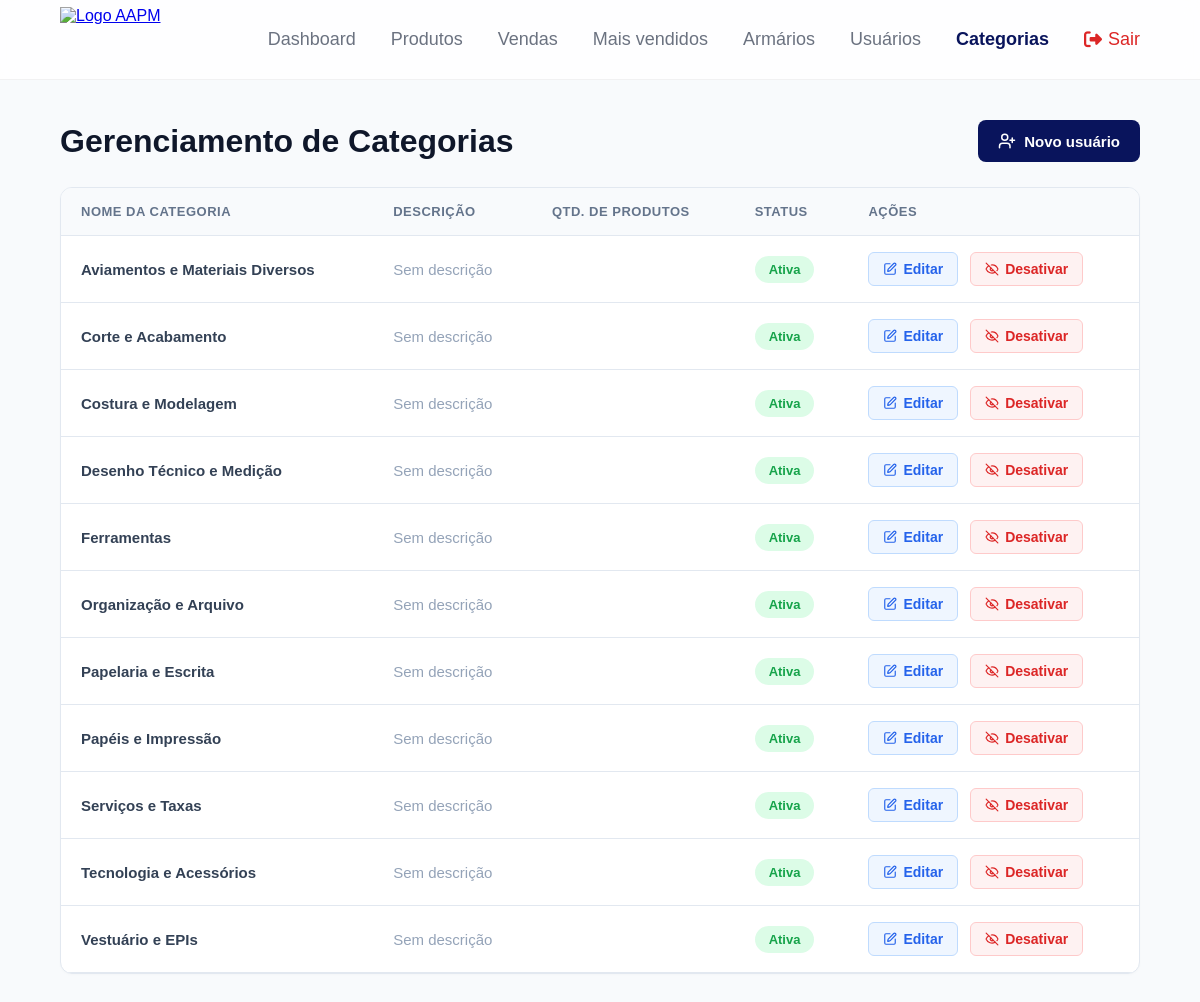
Page /categorias/ (signed in) on the committed database.
### app/models/categoria.py (models this page shows)
class Categoria(Base):
    __tablename__ = "categorias"
    id = Column(Integer, primary_key=True, index=True)
    nome = Column(String(100), unique=True, index=True, nullable=False)
    ativo = Column(Boolean, default=True)
    produtos = relationship("Produto", back_populates="categoria", lazy="select")

### app/controllers/categorias_controller.py (the view)
@router.get("/")
def listar_categorias(
    request: Request,
    db: Session = Depends(get_db),
    admin = Depends(get_admin)
):
    categorias_db = db.query(Categoria).order_by(Categoria.nome).all()
    return templates.TemplateResponse(
        request,
        "categoria/index.html",
        {
            "request": request,
            "categorias": categorias_db,
            "usuario": admin
    }
)

### app/templates/categoria/index.html (shortened to what this page needs)
<!DOCTYPE html>
<html lang="pt-BR">
<head>
    <link rel="stylesheet" href="/static/css/categoria.css">
    <link rel="stylesheet" href="https://cdnjs.cloudflare.com/ajax/libs/font-awesome/6.5.2/css/all.min.css">
</head>
<body>
    <header>
        <nav class="navbar">
            <div class="logo">
                <a href="#">
                    <img src="/static/img/logo.png" alt="Logo AAPM">
                </a>
            </div>
            <ul class="menu">
                <li><a href="/">Dashboard</a></li>
                <li><a href="/produtos">Produtos</a></li>
                <li><a href="/pdv/historico">Vendas</a></li>
                <li><a href="/mais_vendidos">Mais vendidos</a></li>
                <li><a href="/armarios">Armários</a></li>
                {% if usuario.role == 'admin' %}
                <li><a href="/usuarios" class="nav-link">Usuários</a></li>
                <li><a href="/categorias" class="active">Categorias</a></li>
                {% endif %}
                <li><a href="/auth/logout" class="btn-sair"><i class="fa-solid fa-right-from-bracket"></i> Sair</a></li>
            </ul>
        </nav>
    </header>
    <main class="main-content">
        <div class="page-header">
            <h1>Gerenciamento de Categorias</h1>
            <a href="/usuarios/novo" class="btn-create">
                <i data-lucide="user-plus" style="width: 18px; height: 18px;"></i>
                Novo usuário
            </a>
        </div>
        <div class="table-container">
            <table>
                <thead>
                    <tr>
                        <th>Nome da Categoria</th>
                        <th>Descrição</th>
                        <th>Qtd. de Produtos</th>
                        <th>Status</th>
                        <th>Ações</th>
                    </tr>
                </thead>
                <tbody>
                    {% for c in categorias %}
                    <tr>
                        <td style="font-weight: 600;">{{ c.nome }}</td>
                        <td style="color: #94a3b8;">{{ c.descricao or 'Sem descrição' }}</td>
                        <td>
                            <span class="badge badge-count">{{ c.total_produtos }}</span>
                        </td>
                        <td>
                            {% if c.ativo %}
                            <span class="badge badge-active">Ativa</span>
                            {% else %}
                            <span class="badge badge-inactive">Inativa</span>
                            {% endif %}
                        </td>
                        <td>
                            <div class="actions-cell">
                                <a href="/categorias/{{ c.id }}/editar" class="btn-edit">
                                    <i data-lucide="edit" style="width: 14px; height: 14px;"></i>
                                    Editar
                                </a>
                                <form action="/categorias/{{ c.id }}/toggle-ativa" method="post" style="display:inline">
                                    {% if c.ativo %}
                                    <button type="submit" class="btn-toggle deactivate">
                                        <i data-lucide="eye-off" style="width: 14px; height: 14px;"></i>
                                        Desativar
                                    </button>
                                    {% else %}
                                    <button type="submit" class="btn-toggle activate">
                                        <i data-lucide="eye" style="width: 14px; height: 14px;"></i>
                                        Ativar
                                    </button>
                                    {% endif %}
                                </form>
                            </div>
                        </td>
                    </tr>
                    {% endfor %}
                </tbody>
            </table>
        </div>
    </main>
</body>
</html>

### app/static/css/categoria.css (style rules this page uses)
* { margin: 0; padding: 0; box-sizing: border-box; }
body { font-family: Arial, sans-serif; min-height: 100vh; display: flex; flex-direction: column; background-color: #f8fafc; color: #334155; }
.navbar { width: 100%; height: 80px; background-color: rgba(255, 255, 255, 0.8); backdrop-filter: blur(10px); -webkit-backdrop-filter: blur(10px); display: flex; justify-content: space-between; align-items: center; padding: 0 60px; position: relative; z-index: 10; border-bottom: 1px solid rgba(0, 0, 0, 0.05); }
.logo img { height: 65px; width: auto; display: block; }
.menu { display: flex; gap: 35px; list-style: none; align-items: center; }
.menu a { text-decoration: none; color: #6b7280; font-size: 18px; font-weight: 500; transition: color 0.2s, font-weight 0.2s; }
.menu a:hover, .menu a.active { color: #09145c; font-weight: bold; }
.menu .nav-link { font-size: 18px; }
.menu a.btn-sair { color: #dc2626; display: flex; align-items: center; gap: 6px; font-weight: 500; }
.main-content { flex: 1; padding: 40px 60px; max-width: 1600px; width: 100%; margin: 0 auto; }
.page-header { display: flex; justify-content: space-between; align-items: center; margin-bottom: 25px; }
.page-header h1 { font-size: 32px; color: #0f172a; font-weight: 700; }
.btn-create { display: inline-flex; align-items: center; gap: 8px; background-color: #09145c; color: #ffffff; text-decoration: none; padding: 12px 20px; border-radius: 8px; font-weight: bold; font-size: 15px; transition: background-color 0.2s, transform 0.1s; }
.table-container { background: #ffffff; border-radius: 12px; overflow: hidden; border: 1px solid #e2e8f0; box-shadow: 0 1px 3px rgba(0, 0, 0, 0.02); }
table { width: 100%; border-collapse: collapse; text-align: left; font-size: 15px; }
th { background-color: #f8fafc; color: #64748b; font-weight: bold; padding: 16px 20px; font-size: 13px; letter-spacing: 0.5px; border-bottom: 1px solid #e2e8f0; text-transform: uppercase; }
td { padding: 16px 20px; border-bottom: 1px solid #e2e8f0; color: #334155; vertical-align: middle; }
.badge { display: inline-block; padding: 6px 14px; border-radius: 20px; font-size: 13px; font-weight: 600; text-align: center; }
.badge-active { background-color: #dcfce7; color: #16a34a; }
.actions-cell { display: flex; gap: 12px; align-items: center; }
.btn-edit, .btn-toggle { display: inline-flex; align-items: center; gap: 6px; font-size: 14px; font-weight: 600; text-decoration: none; padding: 8px 14px; border-radius: 6px; cursor: pointer; border: 1px solid transparent; transition: all 0.2s; }
.btn-edit { color: #2563eb; background-color: #eff6ff; border-color: #bfdbfe; }
.btn-toggle.deactivate { color: #dc2626; background-color: #fef2f2; border-color: #fecaca; }

### rows in the picture
Categoria: nome "Aviamentos e Materiais Diversos", descricao "Sem descrição", ativo "Ativa"
Categoria: nome "Corte e Acabamento", descricao "Sem descrição", ativo "Ativa"
Categoria: nome "Costura e Modelagem", descricao "Sem descrição", ativo "Ativa"
Categoria: nome "Desenho Técnico e Medição", descricao "Sem descrição", ativo "Ativa"
Categoria: nome "Ferramentas", descricao "Sem descrição", ativo "Ativa"
Categoria: nome "Organização e Arquivo", descricao "Sem descrição", ativo "Ativa"
Categoria: nome "Papelaria e Escrita", descricao "Sem descrição", ativo "Ativa"
Categoria: nome "Papéis e Impressão", descricao "Sem descrição", ativo "Ativa"
Categoria: nome "Serviços e Taxas", descricao "Sem descrição", ativo "Ativa"
Categoria: nome "Tecnologia e Acessórios", descricao "Sem descrição", ativo "Ativa"
Categoria: nome "Vestuário e EPIs", descricao "Sem descrição", ativo "Ativa"
